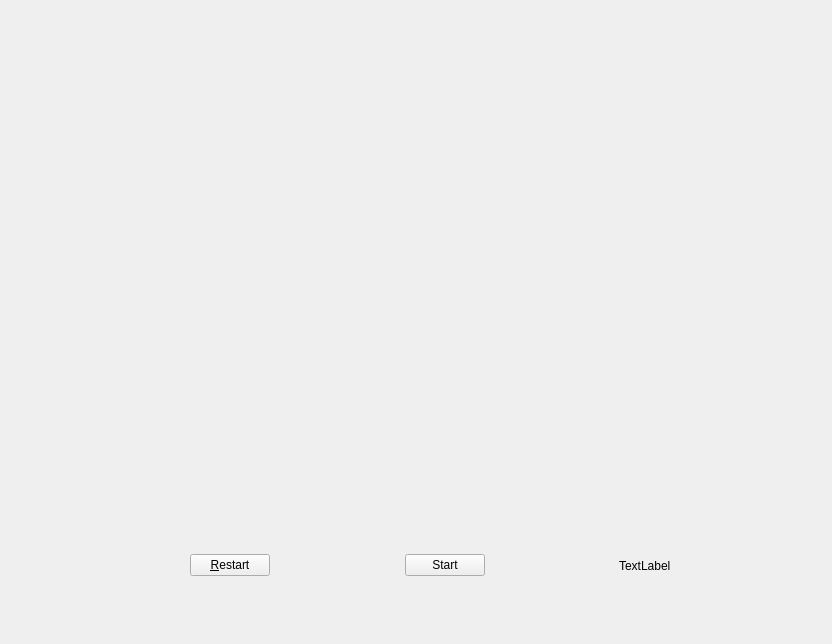
<?xml version="1.0" encoding="UTF-8"?>
<ui version="4.0">
 <class>NewMainWindow</class>
 <widget class="QWidget" name="NewMainWindow">
  <property name="geometry">
   <rect>
    <x>0</x>
    <y>0</y>
    <width>832</width>
    <height>644</height>
   </rect>
  </property>
  <property name="windowTitle">
   <string>Form</string>
  </property>
  <widget class="QWidget" name="layoutWidget">
   <property name="geometry">
    <rect>
     <x>190</x>
     <y>550</y>
     <width>481</width>
     <height>31</height>
    </rect>
   </property>
   <layout class="QHBoxLayout" name="horizontalLayout">
    <item>
     <widget class="QPushButton" name="btnRestart">
      <property name="text">
       <string>&amp;Restart</string>
      </property>
     </widget>
    </item>
    <item>
     <spacer name="horizontalSpacer">
      <property name="orientation">
       <enum>Qt::Horizontal</enum>
      </property>
      <property name="sizeHint" stdset="0">
       <size>
        <width>40</width>
        <height>20</height>
       </size>
      </property>
     </spacer>
    </item>
    <item>
     <widget class="QPushButton" name="btnAutoManual">
      <property name="text">
       <string>Start</string>
      </property>
     </widget>
    </item>
    <item>
     <spacer name="horizontalSpacer_2">
      <property name="orientation">
       <enum>Qt::Horizontal</enum>
      </property>
      <property name="sizeHint" stdset="0">
       <size>
        <width>40</width>
        <height>20</height>
       </size>
      </property>
     </spacer>
    </item>
    <item>
     <widget class="QLabel" name="timeout">
      <property name="text">
       <string>TextLabel</string>
      </property>
     </widget>
    </item>
   </layout>
  </widget>
  <widget class="QWidget" name="gridLayoutWidget">
   <property name="geometry">
    <rect>
     <x>150</x>
     <y>70</y>
     <width>571</width>
     <height>471</height>
    </rect>
   </property>
   <layout class="QGridLayout" name="playground"/>
  </widget>
 </widget>
 <resources/>
 <connections/>
</ui>
